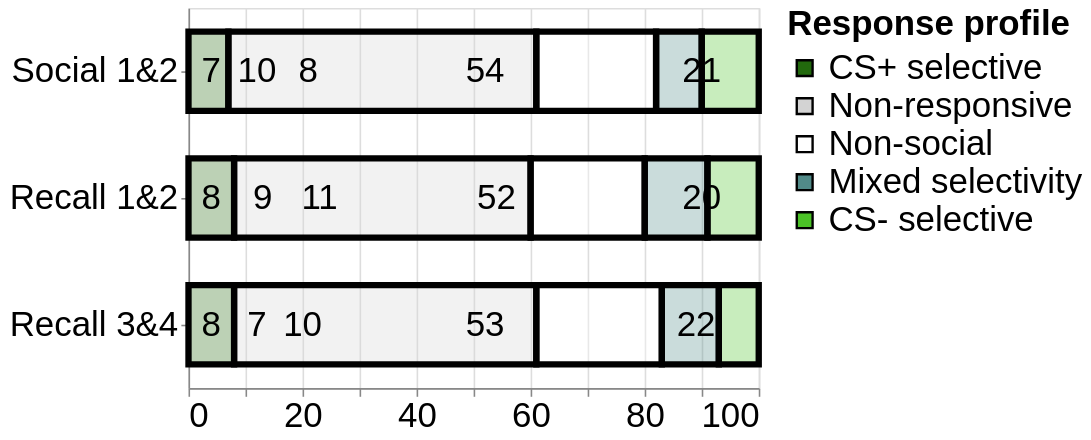

Source (notebook cell):
### Code cell
import pandas as pd
import altair as alt
import json
import vl_convert as vlc
import time
from PIL import Image


df=pd.DataFrame({'Org': ['Social 1&2','Social 1&2','Social 1&2','Social 1&2', 'Social 1&2','Recall 1&2', 'Recall 1&2', 'Recall 1&2', 'Recall 1&2', 'Recall 1&2','Recall 3&4', 'Recall 3&4', 'Recall 3&4', 'Recall 3&4','Recall 3&4'],
                 'Response profile': ['CS-', 'CS+', 'Mixed', 'Non-soc', 'Non','CS-', 'CS+', 'Mixed', 'Non-soc','Non', 'CS-', 'CS+', 'Mixed', 'Non-soc','Non'],
                'numbers': [10,7,8,21,54,9,8,11,20,52,7,8,10,22,53]})


# Change bar size
bar_size = 50

## colors
# purple #6e05ab
# light blue #2462bf
# lightgrey
# blue-purple: #3f3999
value_map = {
    'CS+' : ['CS+ selective','#22690d'],
    'Non' : ['Non-responsive','lightgrey'],
    'Non-soc': ['Non-social','white'],
    'Mixed' : ['Mixed selectivity','#518a88'],
    'CS-' : ['CS- selective','#4bc227'],
}

df['Response profile'] = df['Response profile'].apply(lambda x: value_map[x][0])
domain = [i[0] for i in value_map.values()]
range = [i[1] for i in value_map.values()]



# Set font sizes
axis_labelFontSize = 22
title_FontSize = 22
text_FontSize = 22
legend_labelFontSize = 22
legend_titleFontSize = 22



# Or you can specify the order manually:
sort_order = ['Social 1&2','Recall 1&2','Recall 3&4']



### Direction of bars
direction = 'horizontal'  # or 'vertical'
#direction = 'vertical'  # or 'vertical'

if direction == 'horizontal':
    ascending=[True, True]

    x_bar_str = 'sum(numbers)'
    x_text_str = 'position'
    y_bar_str = 'Org'
    y_text_str = 'Org'
    width=400
    height=240
    x_title = ''
    y_title = None
else:
    ascending=[True, False]
    x_bar_str = 'Org'
    y_bar_str = 'sum(numbers)'
    x_text_str = 'Org'
    y_text_str = 'position'
    width=240
    height=360
    x_title = None
    y_title = '[]'

# Need to calculate correct postion to show text (middle of bars)
df.sort_values(by=['Org','Response profile'],ascending=ascending,inplace=True)
df['cul'] = df.groupby(['Org'])['numbers'].cumsum()
df['position'] = df.apply(lambda row: row['cul'] - row['numbers'] // 2,axis=1)

### Plot
bars=alt.Chart().mark_bar(stroke='black', strokeWidth=4, opacity=1, fillOpacity = 0.3, size=bar_size).encode(
    x=alt.X(x_bar_str, title=''),
    y=alt.Y(y_bar_str, title=None, sort=sort_order),
    color=alt.Color('Response profile', title=None,
                    scale=alt.Scale(domain=domain,
                                    range=range),
                    legend=alt.Legend(title='Response profile', orient = 'right',labelFontSize=legend_labelFontSize,titleFontSize=legend_titleFontSize))
)

text=alt.Chart().mark_text(align='center', baseline='middle', size=text_FontSize).encode(
    y=alt.Y(y_text_str, title=None, sort=sort_order),
    x=x_text_str,
    text='numbers')

chart_out = alt.layer(bars, text, data=df).properties(
    width=360,
    height=240
    #width=240,
   # height=360
).configure_axis(
    labelFontSize = axis_labelFontSize,
    titleFontSize = title_FontSize,
).configure_legend(labelLimit= 0,titleLimit=0)

chart_out

### Figure 1 — Vega-Lite specification as saved in the notebook (floating-point values rounded to 4 significant figures)
{"config": {"view": {"continuousWidth": 400, "continuousHeight": 300}, "axis": {"labelFontSize": 22, "titleFontSize": 22}, "legend": {"labelLimit": 0, "titleLimit": 0}}, "layer": [{"mark": {"type": "bar", "fillOpacity": 0.3, "opacity": 1, "size": 50, "stroke": "black", "strokeWidth": 4}, "encoding": {"color": {"field": "Response profile", "legend": {"labelFontSize": 22, "orient": "right", "title": "Response profile", "titleFontSize": 22}, "scale": {"domain": ["CS+ selective", "Non-responsive", "Non-social", "Mixed selectivity", "CS- selective"], "range": ["#22690d", "lightgrey", "white", "#518a88", "#4bc227"]}, "title": null, "type": "nominal"}, "x": {"aggregate": "sum", "field": "numbers", "title": "", "type": "quantitative"}, "y": {"field": "Org", "sort": ["Social 1&2", "Recall 1&2", "Recall 3&4"], "title": null, "type": "nominal"}}}, {"mark": {"type": "text", "align": "center", "baseline": "middle", "size": 22}, "encoding": {"text": {"field": "numbers", "type": "quantitative"}, "x": {"field": "position", "type": "quantitative"}, "y": {"field": "Org", "sort": ["Social 1&2", "Recall 1&2", "Recall 3&4"], "title": null, "type": "nominal"}}}], "data": {"name": "data-a178e7b8edbb04248b859a9c3323e213"}, "height": 240, "width": 360, "$schema": "https://vega.github.io/schema/vega-lite/v4.17.0.json", "datasets": {"data-a178e7b8edbb04248b859a9c3323e213": [{"Org": "Recall 1&2", "Response profile": "CS+ selective", "numbers": 8, "cul": 8, "position": 4}, {"Org": "Recall 1&2", "Response profile": "CS- selective", "numbers": 9, "cul": 17, "position": 13}, {"Org": "Recall 1&2", "Response profile": "Mixed selectivity", "numbers": 11, "cul": 28, "position": 23}, {"Org": "Recall 1&2", "Response profile": "Non-responsive", "numbers": 52, "cul": 80, "position": 54}, {"Org": "Recall 1&2", "Response profile": "Non-social", "numbers": 20, "cul": 100, "position": 90}, {"Org": "Recall 3&4", "Response profile": "CS+ selective", "numbers": 8, "cul": 8, "position": 4}, {"Org": "Recall 3&4", "Response profile": "CS- selective", "numbers": 7, "cul": 15, "position": 12}, {"Org": "Recall 3&4", "Response profile": "Mixed selectivity", "numbers": 10, "cul": 25, "position": 20}, {"Org": "Recall 3&4", "Response profile": "Non-responsive", "numbers": 53, "cul": 78, "position": 52}, {"Org": "Recall 3&4", "Response profile": "Non-social", "numbers": 22, "cul": 100, "position": 89}, {"Org": "Social 1&2", "Response profile": "CS+ selective", "numbers": 7, "cul": 7, "position": 4}, {"Org": "Social 1&2", "Response profile": "CS- selective", "numbers": 10, "cul": 17, "position": 12}, {"Org": "Social 1&2", "Response profile": "Mixed selectivity", "numbers": 8, "cul": 25, "position": 21}, {"Org": "Social 1&2", "Response profile": "Non-responsive", "numbers": 54, "cul": 79, "position": 52}, {"Org": "Social 1&2", "Response profile": "Non-social", "numbers": 21, "cul": 100, "position": 90}]}}
